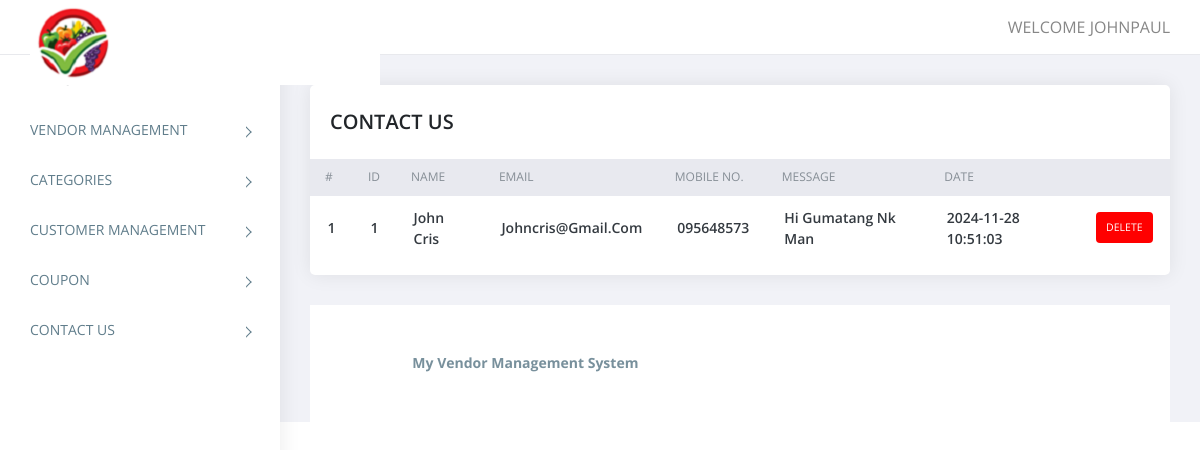
Screenshot of /contact_us.php (signed in) with the database file from the repository.
### tables this page shows
CREATE TABLE IF NOT EXISTS `contact_us` (
  `id` int NOT NULL AUTO_INCREMENT,
  `name` varchar(255) NOT NULL,
  `email` varchar(75) NOT NULL,
  `mobile` varchar(15) NOT NULL,
  `comment` text NOT NULL,
  `added_on` datetime NOT NULL,
  PRIMARY KEY (`id`)
);

### contact_us.php (the view, shortened to what this page needs)
<?php
require('top.inc.php');
$sql="select * from contact_us order by id asc";
$res=mysqli_query($con,$sql);
?>
<div class="content pb-0">
	<div class="orders">
	   <div class="row">
		  <div class="col-xl-12">
			 <div class="card">
				<div class="card-body">
				   <h4 class="box-title">CONTACT US </h4>
				</div>
				<div class="card-body--">
				   <div class="table-stats order-table ov-h">
					  <table class="table ">
						 <thead>
							<tr>
							   <th class="serial">#</th>
							   <th>ID</th>
							   <th>Name</th>
							   <th>Email</th>
							   <th>Mobile NO.</th>
							   <th>Message</th>
							   <th>Date</th>
							   <th></th>
							</tr>
						 </thead>
						 <tbody>
							<?php
							$i=1;
							while($row=mysqli_fetch_assoc($res)){?>
							<tr>
							   <td class="serial"><?php echo $i?></td>
							   <td><?php echo $row['id']?></td>
							   <td><?php echo $row['name']?></td>
							   <td><?php echo $row['email']?></td>
							   <td><?php echo $row['mobile']?></td>
							   <td><?php echo $row['comment']?></td>
							   <td><?php echo $row['added_on']?></td>
							   <td>
								<?php
								echo "<span class='badge badge-delete'><a href='?type=delete&id=".$row['id']."'>Delete</a></span>";
								?>
							   </td>
							</tr>
							<?php } ?>
						 </tbody>
					  </table>
				   </div>
				</div>
			 </div>
		  </div>
	   </div>
	</div>
</div>
<?php
require('footer.inc.php');
?>

### assets/css/style.css (style rules this page uses)
body { display: table; font-family: open sans, sans-serif; font-size: 16px; width: 100% }
a, button { text-decoration: none; outline: none!important; color: #878787; -webkit-transition: all .25s ease; transition: all .25s ease }
h1, h2, h3, h4, h5, h6 { margin: 0 }
.pb-0 { padding-bottom: 0 }
.ov-h { overflow: hidden }
.order-table { position: relative }
.order-table:after, .order-table:before { content: ""; position: absolute; top: 0; height: 37px; width: 10px; background: #e8e9ef }
.order-table:after { right: -1px }
.order-table:before { left: -1px }
.order-table tr th { background: #e8e9ef }
.order-table tr td:last-child, .order-table tr th:last-child { text-align: right }
.order-table tr:last-child td { border: none }
.order-table .badge { color: #fff; padding: 10px; text-transform: uppercase; font-weight: 400 }
.order-table .badge-delete { background: #FF0000 }
.content { float: left; padding: 1.875em; width: 100% }
.card { margin-bottom: 1.875em; border-radius: 5px; padding: 0; border: 0 solid transparent; -webkit-box-shadow: 0 0 20px rgba(0, 0, 0, .08); box-shadow: 0 0 20px rgba(0, 0, 0, .08) }
.card .box-title { font-weight: 600; font-size: 20px; padding: 5px 0 }
.card .card-body { float: left; padding: 1.25em; position: relative; width: 100% }
.card h4 { font-size: 1.1rem }
.table-stats table { font-family: open sans }
.table-stats table th, .table-stats table td { border: none; border-bottom: 1px solid #e8e9ef; color: #868e96; font-size: 12px; font-weight: 400; padding: .75em 1.25em; text-transform: uppercase }
.table-stats table td { color: #343a40; font-size: 14px; font-weight: 600; text-transform: capitalize; vertical-align: middle }
@media (max-width:1368px) { .card-body { padding: 15px } }
.badge a { color:#fff; }

### rows the page displays
contact_us: id "1", name "John Cris", email "Johncris@gmail.com", mobile "095648573", comment "Hi Gumatang Nk Man", added_on "2024-11-28 10:51:03"

### other values shown
$_SESSION['ADMIN_USERNAME'] "JOHNPAUL"
